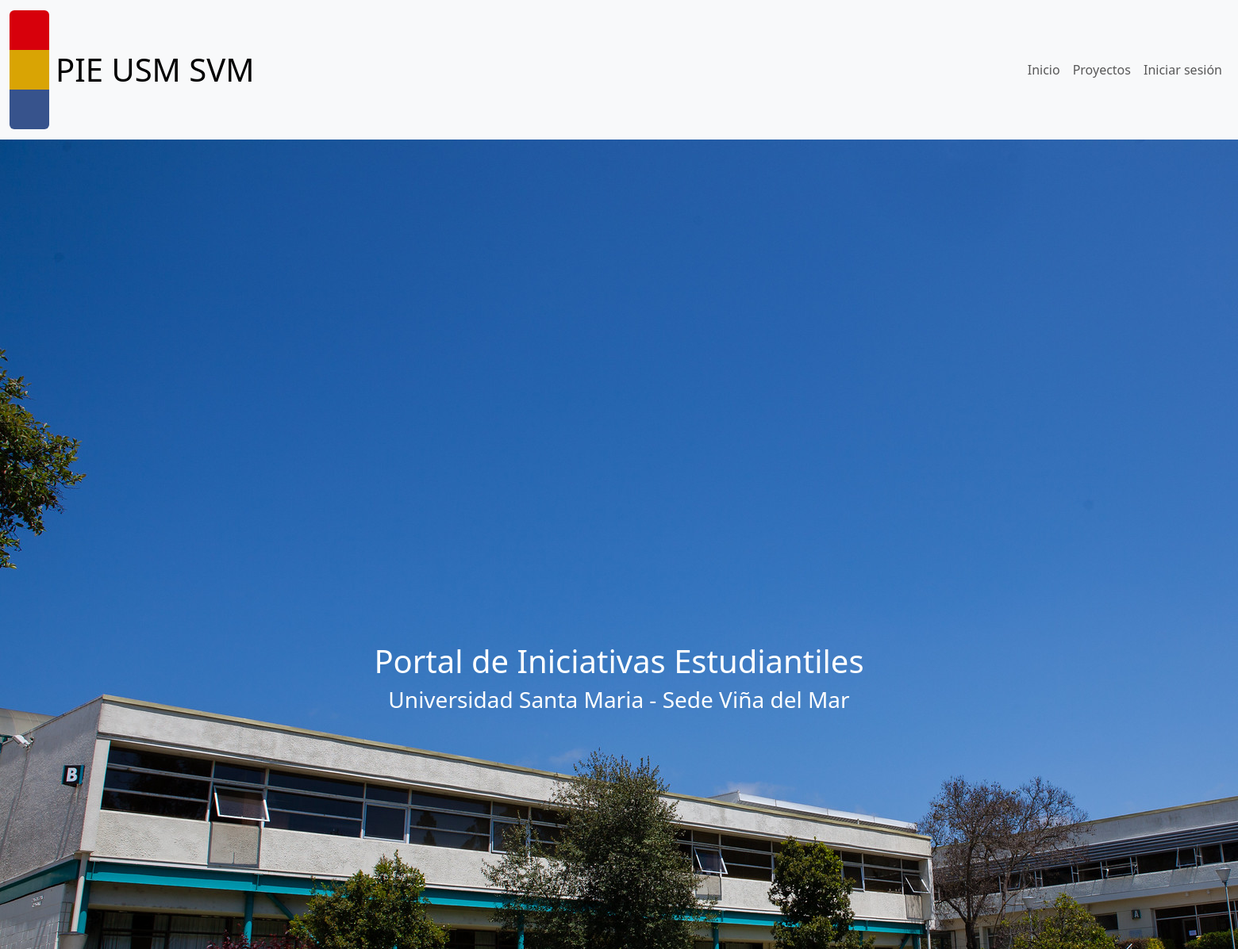
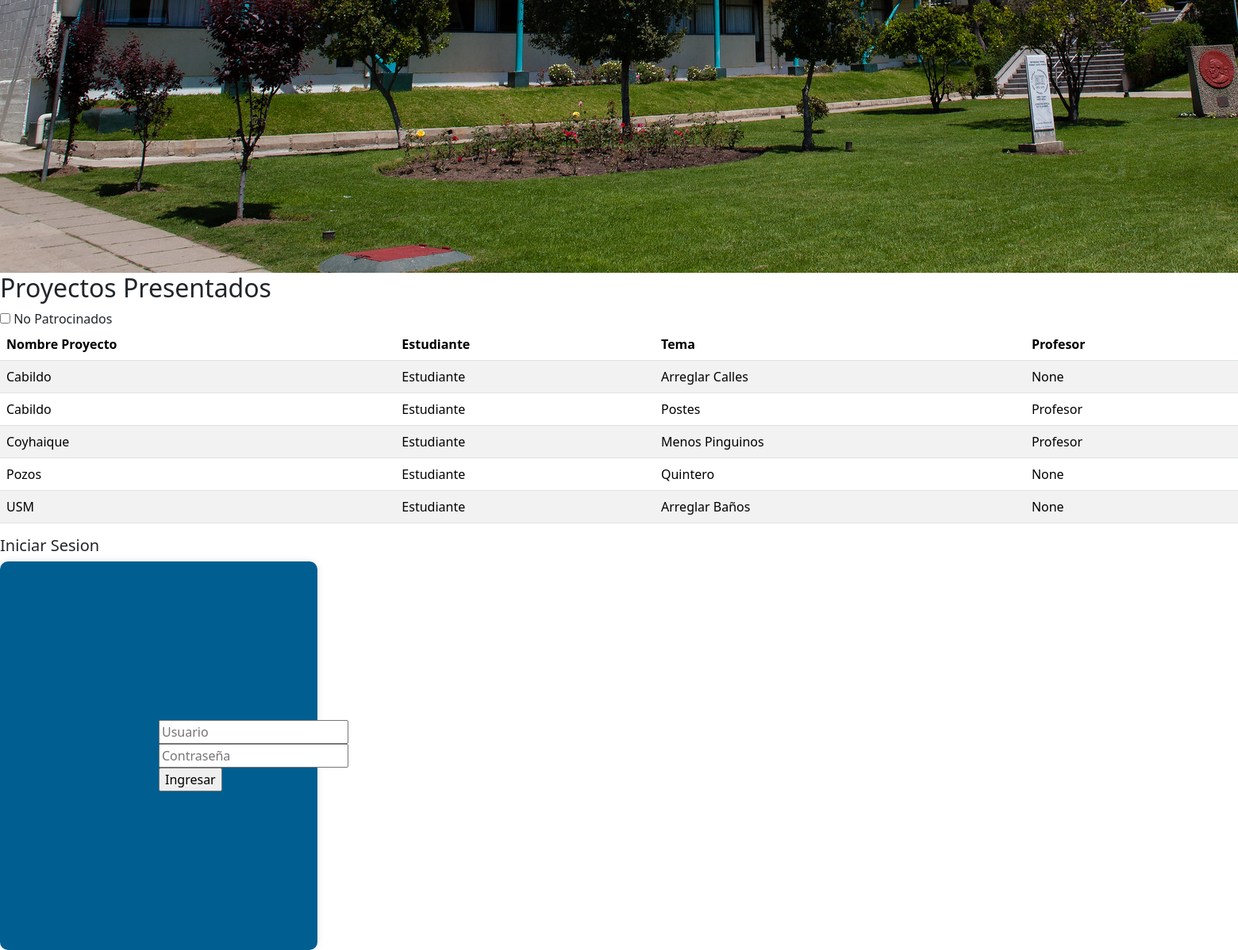
The page / on the database its author committed (2 pictures, top to bottom).
### cert/models.py (models this page shows, shortened)
class Proyecto(models.Model):
    nombre = models.CharField(max_length=100)
    tema = models.CharField(max_length=100)
    estudiante = models.ForeignKey(User, on_delete=models.CASCADE, related_name="proyecto_propuesto", null=True)
    patrocinado = models.BooleanField(default=False)
    profesor_patrocinador = models.ForeignKey(User, null=True, blank=True, on_delete=models.SET_NULL, related_name="proyecto_patrocinado")

### cert/views.py (the view, shortened to what this page needs)
# urls.py: path('',views.index, name="index"),
def index(request):
    estalogueado = request.user.is_authenticated
    data = {}
    filtro = request.GET.get('filtro')
    if filtro == 'on':
        proyectos = Proyecto.objects.filter(profesor_patrocinador__isnull=True)
    else:
        proyectos = Proyecto.objects.all()
    data["proyectos"] = proyectos
    data["estalogueado"] = estalogueado
    return render(request, "index.html", data)

### cert/templates/index.html (shortened to what this page needs)
{% extends 'base.html' %}
{% load static %}
{% block content %}
<main>
  <div class="contenedor">
    <img src="{% static 'certamen2/img/svm.jpg' %}" alt="Fondo">
    <div class="texto-superpuesto">
      <h1>Portal de Iniciativas Estudiantiles</h1>
      <h3>Universidad Santa Maria - Sede Viña del Mar</h3>
    </div>
  </div>
  <section id="tabla">
    <h2>Proyectos Presentados</h2>
    <input type="checkbox" name="filtro" id="filtro" {% if request.GET.filtro == 'on' %}checked{% endif %}>
    <label for="filtro">No Patrocinados</label>
    <table class="table table-striped">
      <thead>
        <tr>
          <th scope="col">Nombre Proyecto</th>
          <th scope="col">Estudiante</th>
          <th scope="col">Tema</th>
          <th scope="col">Profesor</th>
        </tr>
      </thead>
      <tbody>
        {% for proyecto in proyectos %}
        <tr>
          <td>{{ proyecto.nombre }}</td>
          <td>{{ proyecto.estudiante }}</td>
          <td>{{ proyecto.tema }}</td>
          <td>{{ proyecto.profesor_patrocinador }}</td>
        </tr>
        {% endfor %}
      </tbody>
    </table>
  </section>
</main>
<html lang="en" dir="ltr">
<head>
  <link rel="stylesheet" href="estilos.css">
</head>
<body>
  <section id="iniciosesion" class="form-login">
    <h5>Iniciar Sesion</h5>
    <form method="post">
      <input id="username" class="controls" type="text" name="username" value="" placeholder="Usuario">
      <input id="password" class="controls" type="password" name="password" value="" placeholder="Contraseña">
      <input class="buttons" type="submit" name="" value="Ingresar">
    </form>
  </section>
</body>
</html>
{% endblock %}

### cert/templates/base.html (shortened to what this page needs)
{% load static %}
<!DOCTYPE html>
<html lang="en">
<head>
    <link rel="stylesheet" href="{% static 'certamen2/css/bootstrap.css' %}">
    <link rel="stylesheet" href="{% static 'certamen2/css/estilos.css' %}" >
</head>
<header>
  <nav class="navbar navbar-expand-lg bg-body-tertiary">
    <div class="container-fluid">
      <a class="navbar-brand d-flex align-items-center" href="#">
        <img id="logoUSM" src="{% static 'certamen2/img/Barra Colores.png' %}" class="rounded float-start me-2" alt="logoUSM">
        <h1 id="titulo" class="mb-0">PIE USM SVM</h1>
      </a>
      <div class="collapse navbar-collapse justify-content-end" id="navbarNav">
        <ul class="navbar-nav">
          <li class="nav-item">
            <a class="nav-link" href="#titulo">Inicio</a>
          <li class="nav-item">
            <a class="nav-link" href="#tabla">Proyectos</a>
          <li class="nav-item">
            <a class="nav-link" href="#iniciosesion">Iniciar sesión</a>
        </ul>
      </div>
    </div>
  </nav>
</header>
<body>
    {% block content %}
    {% endblock %}
</body>
</html>

### cert/static/certamen2/css/estilos.css (style rules this page uses)
.contenedor { position: relative; width: 100%; height: auto; }
.texto-superpuesto { position: absolute; top: 50%; left: 50%; transform: translate(-50%, -50%); text-align: center; color: rgb(255, 255, 255); }
form { background-color: #005e90; padding: 200px; border-radius: 10px; box-shadow: 0 0 10px rgba(0, 0, 0, 0.1); width: 100%; max-width: 50px; text-align: center; }

### rows shown on the page
Proyecto: nombre "Cabildo", estudiante "Estudiante", tema "Arreglar Calles", profesor_patrocinador "None"
Proyecto: nombre "Cabildo", estudiante "Estudiante", tema "Postes", profesor_patrocinador "Profesor"
Proyecto: nombre "Coyhaique", estudiante "Estudiante", tema "Menos Pinguinos", profesor_patrocinador "Profesor"
Proyecto: nombre "Pozos", estudiante "Estudiante", tema "Quintero", profesor_patrocinador "None"
Proyecto: nombre "USM", estudiante "Estudiante", tema "Arreglar Baños", profesor_patrocinador "None"
